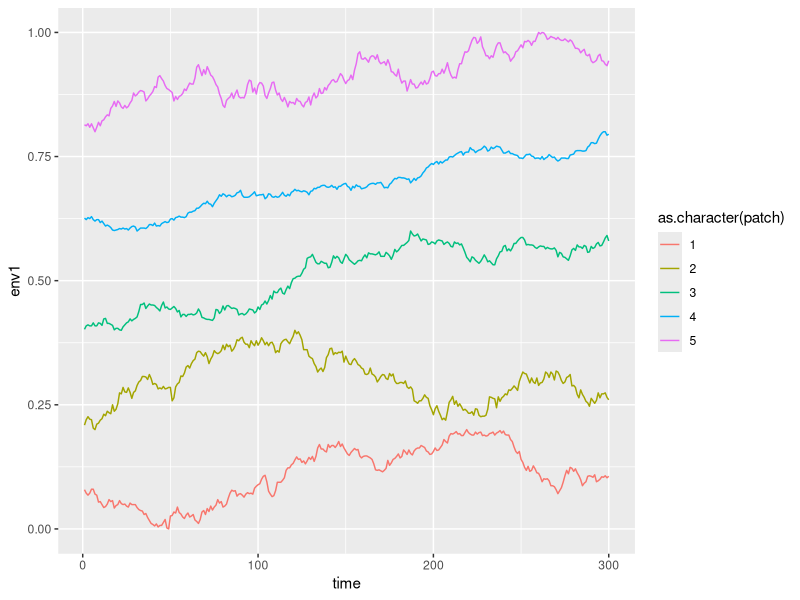
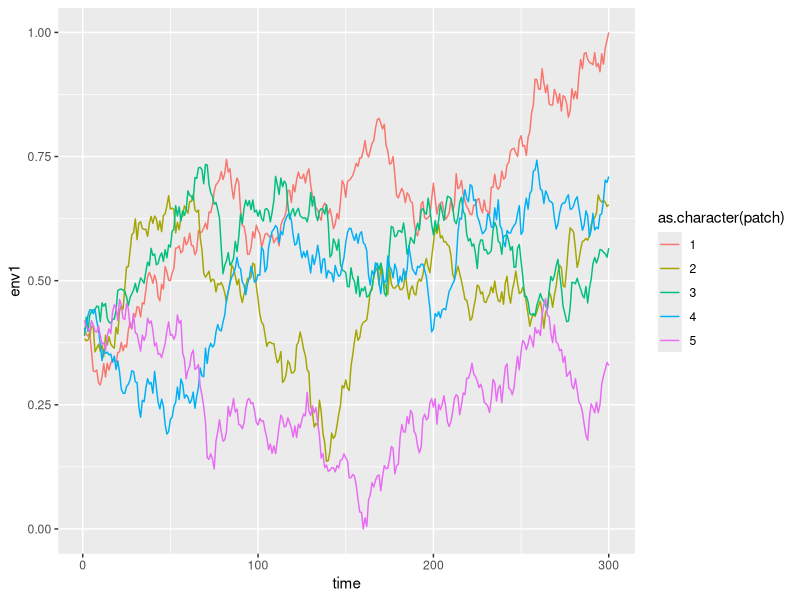
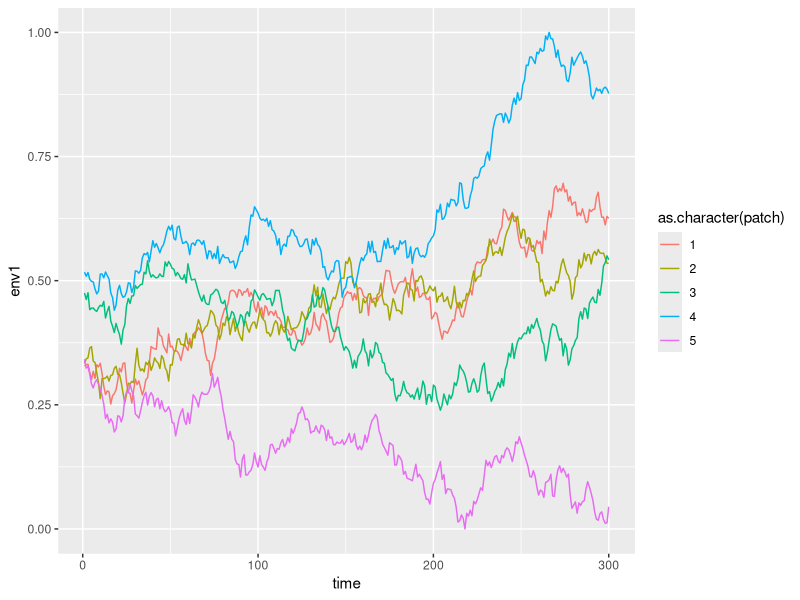

Reproduce these figures in R, in order. (Note: this script raises an error after producing the figures.)

#' @title simulate environments using a random walk
#'
#' @description script generates environmental datasets for use in the
#' simulations to test how well using the random RYe values work
#'
#' @author James G. Hagan, \email{james_hagan@@outlook.com}
#'

# load relevant libraries
library(dplyr)
library(ggplot2)

# function to simulate a random walk
random_walk <- function(N, x0, mu, variance) {
  z<-cumsum(rnorm(n=N, mean=0, 
                  sd=sqrt(variance)))
  t<-1:N
  x<-x0+t*mu+z
  return(x)
}

# function to standardise a variable between two values
range_stand <- function(x, min, max) {
  
  ((max-min)*((x - min(x))/(max(x)-min(x)))) + min
  
}

# set the number of replicates
N_REP <- 500

# set the minimum and maximum of different patches
patches <- 5
timesteps <- 300


# environmental variation for the spatial insurance effect

# data.frame of minimum and maxima for standardisation
df_SI <- data.frame(min = c(0, 0.2, 0.4, 0.6, 0.8),
                     max = c(0.2, 0.4, 0.6, 0.8, 1))
var <- 1
init <- 10
mu <- 0

# replicate N_REP times
env_SI <- vector("list", length = N_REP)
for(j in 1:N_REP) {
  
  # loop over the different patches
  env <- vector("list", length = patches)
  for(i in 1:patches) {
    
    x <- random_walk(timesteps, init, mu, var)
    y <- range_stand(x = x, min = df_SI[["min"]][i], max = df_SI[["max"]][i])
    env[[i]] <- y 
    
  }
  
  # wrap into a data.frame
  df <- 
    data.frame(env1 = round(unlist(env), 3),
               patch = rep(1:patches, each = timesteps),
               time = rep(1:timesteps, patches)
               )
  
  # add the data to the spatial insurance environmental list
  env_SI[[j]] <- df
  
}

# check an example
ggplot(data = env_SI[[1]], 
       mapping = aes(x = time, y = env1, colour = as.character(patch) )) +
  geom_line()


# environmental variation for the temporal insurance effect

# maximimising temporal insurance effects
var <- 0.3
init <- 10
mu <- 0

# replicate N_REP times
env_TI <- vector("list", length = N_REP)
for(j in 1:N_REP) {
  
  env <- vector("list", length = patches)
  for(i in 1:patches) {
    
    x <- random_walk(timesteps, init, mu, var)
    env[[i]] <- x
    
  }
  
  # unlist the environmental variable
  env <- round(unlist(env), 3)
  
  # range standardise between 0 and 1
  env <- range_stand(x = env, min = 0, max = 1)
  
  # wrap into a data.frame
  df <- 
    data.frame(env1 = env,
               patch = rep(1:patches, each = timesteps),
               time = rep(1:timesteps, patches)
    )
  
  # add to output list
  env_TI[[j]] <- df
  
}

# plot an example
ggplot(data = env_TI[[1]], 
       mapping = aes(x = time, y = env1, colour = as.character(patch) )) +
  geom_line()


# environmental variation with spatial and temporal insurance

# both temporal and spatial variation
init <- runif(n = patches, 5, 25)
var <- 0.3
mu <- 0

# replicate N_REP times
env_com <- vector("list", length = N_REP)
for(j in 1:N_REP) {
  
  env <- vector("list", length = patches)
  for(i in 1:patches) {
    
    x <- random_walk(timesteps, init[i], mu, var)
    env[[i]] <- x
    
  }
  
  # unlist the environmental variable
  env <- round(unlist(env), 3)
  
  # range standardise between 0 and 1
  env <- range_stand(x = env, min = 0, max = 1)
  
  # wrap into a data.frame
  df <- 
    data.frame(env1 = env,
               patch = rep(1:patches, each = timesteps),
               time = rep(1:timesteps, patches)
    )
  
  env_com[[j]] <- df
  
}

# plot an example
ggplot(data = env_com[[1]], 
       mapping = aes(x = time, y = env1, colour = as.character(patch) )) +
  geom_line()

# quantify the variation in space and time

# space
bind_rows(env_SI, .id = "rep") %>%
  group_by(rep, patch) %>%
  summarise(mean_env1 = mean(env1)) %>%
  pull(mean_env1) %>%
  var()

bind_rows(env_TI, .id = "rep") %>%
  group_by(rep, patch)  %>%
  summarise(mean_env1 = mean(env1)) %>%
  pull(mean_env1) %>%
  var()

bind_rows(env_com, .id = "rep") %>%
  group_by(rep, patch)  %>%
  summarise(mean_env1 = mean(env1)) %>%
  pull(mean_env1) %>%
  var()

# time
bind_rows(env_SI, .id = "rep") %>%
  group_by(rep, time)  %>%
  summarise(mean_env1 = mean(env1)) %>%
  pull(mean_env1) %>%
  var()

bind_rows(env_TI, .id = "rep") %>%
  group_by(rep, time)%>%
  summarise(mean_env1 = mean(env1)) %>%
  pull(mean_env1) %>%
  var()

bind_rows(env_com, .id = "rep") %>%
  group_by(rep, time) %>%
  summarise(mean_env1 = mean(env1)) %>%
  pull(mean_env1) %>%
  var()

# comparing the variances confirms the simulations

# export these data for use in the simulations
saveRDS(env_SI, "scripts/02_simulation/02_generated_environment_SI.rds")
saveRDS(env_TI, "scripts/02_simulation/02_generated_environment_TI.rds")
saveRDS(env_com, "scripts/02_simulation/02_generated_environment_com.rds")

### END
